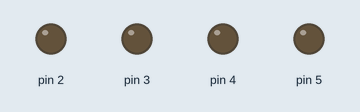
Recording of a sketch running on a simulated Arduino Uno, built with avr-gcc and run on an emulated ATmega328P. Parts: output pins drawn as LEDs (lit = HIGH).

Above: at 0.5 s.
At 2.5 s:
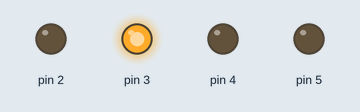
At 3.5 s:
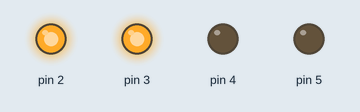
At 5.5 s:
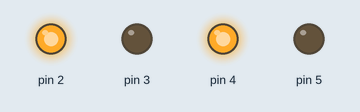
At 8.5 s:
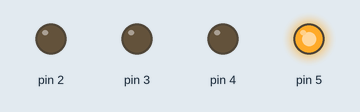
At 11.5 s:
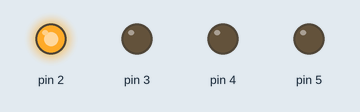
Timing chart, 0 to 13.0 s (numbered marks = the images above):
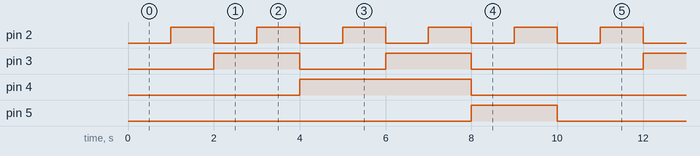

The sketch:

Nixie-Tube-Clock.ino
```cpp
void setup()
{
    pinMode(2, OUTPUT);
    pinMode(3, OUTPUT);
    pinMode(4, OUTPUT);
    pinMode(5, OUTPUT);
}

void loop()
{
    for(int number = 0; number<10; number++)
    {
        digitalWrite(2, number & 0x01);
        digitalWrite(3, (number >> 1) & 0x01);
        digitalWrite(4, (number >> 2) & 0x01);
        digitalWrite(5, (number >> 3) & 0x01);
        delay(1000);
    }
}
```

Measured:
- by itself, pin 2: alternates HIGH for 1.0 s and LOW for 1.0 s
- by itself, pin 3: repeats every 10.0 s: LOW 2.0 s, HIGH 2.0 s, LOW 4.0 s, HIGH 2.0 s
- by itself, pin 4: alternates HIGH for 4.0 s and LOW for 6.0 s
- by itself, pin 5: alternates HIGH for 2.0 s and LOW for 8.0 s
